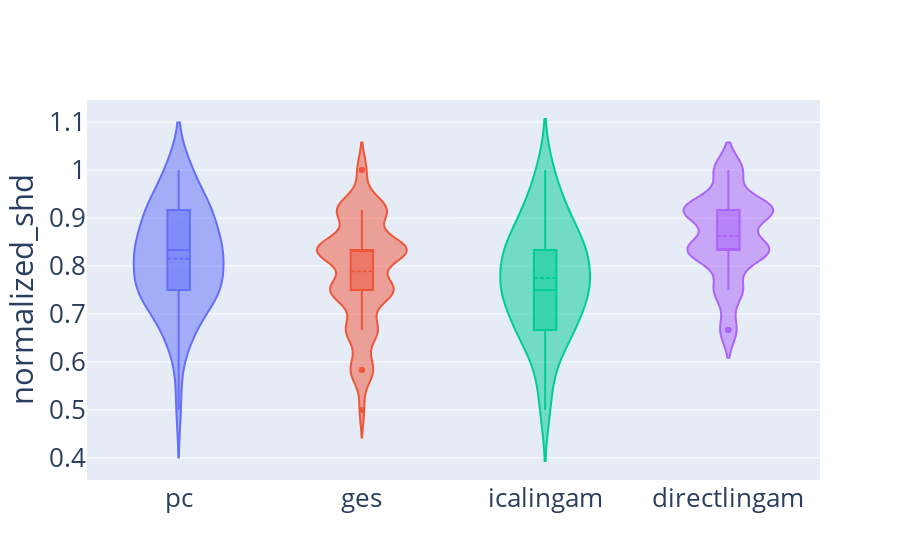

Write notebook code for a chart like this one.
### Code cell
algos = ['pc', 'ges', 'icalingam', 'directlingam']
for group in groups:
    grouped_stability_df = stability_df[(stability_df == group).any(axis=1)]
    fig = go.Figure()
    for algo in algos:
            fig.add_trace(go.Violin(x=grouped_stability_df['algo_name'][grouped_stability_df['algo_name'] == algo],
                                y=grouped_stability_df['normalized_shd'][grouped_stability_df['algo_name'] == algo],
                                name=algo,
                                box_visible=True,
                                meanline_visible=True))
    
    fig.update_layout(font_size=26)
#     fig.update_layout(title_text=group)
    fig.update_layout(showlegend=False) 
    fig.update_yaxes(title_text="normalized_shd")
    fig.show()

### Figure 1 — Plotly figure (JSON) as saved in the notebook; plotly's stock layout.template omitted (floating-point values rounded to 4 significant figures)
{"data": [{"box": {"visible": true}, "meanline": {"visible": true}, "name": "pc", "type": "violin", "x": ["pc", "pc", "pc", "pc", "pc", "pc", "pc", "pc", "pc", "pc", "pc", "pc", "pc", "pc", "pc", "pc", "pc", "pc", "pc", "pc", "pc", "pc", "pc", "pc", "pc", "pc", "pc", "pc", "pc", "pc", "pc", "pc", "pc", "pc", "pc", "pc", "pc", "pc", "pc", "pc", "pc", "pc", "pc", "pc", "pc", "pc", "pc", "pc", "pc", "pc", "pc", "pc", "pc", "pc", "pc", "pc", "pc", "pc", "pc", "pc"], "y": [0.9167, 0.9167, 0.8333, 0.9167, 0.9167, 0.6667, 1, 0.9167, 0.9167, 0.9167, 0.8333, 0.75, 0.8333, 0.9167, 0.8333, 0.8333, 0.75, 0.6667, 0.75, 0.75, 0.8333, 0.8333, 1, 0.9167, 1, 0.8333, 0.75, 1, 0.8333, 0.8333, 0.9167, 0.75, 0.9167, 0.8333, 1, 0.75, 0.75, 0.75, 0.75, 0.75, 0.75, 0.75, 0.6667, 0.8333, 0.6667, 0.8333, 0.8333, 0.5, 0.8333, 0.8333, 0.75, 0.5833, 0.75, 0.9167, 0.6667, 0.9167, 0.8333, 0.75, 0.75, 0.6667]}, {"box": {"visible": true}, "meanline": {"visible": true}, "name": "ges", "type": "violin", "x": ["ges", "ges", "ges", "ges", "ges", "ges", "ges", "ges", "ges", "ges", "ges", "ges", "ges", "ges", "ges", "ges", "ges", "ges", "ges", "ges", "ges", "ges", "ges", "ges", "ges", "ges", "ges", "ges", "ges", "ges", "ges", "ges", "ges", "ges", "ges", "ges", "ges", "ges", "ges", "ges", "ges", "ges", "ges", "ges", "ges", "ges", "ges", "ges", "ges", "ges", "ges", "ges", "ges", "ges", "ges", "ges", "ges", "ges", "ges", "ges"], "y": [0.6667, 0.9167, 0.75, 0.8333, 0.5833, 0.6667, 0.8333, 0.75, 0.9167, 0.9167, 0.75, 0.75, 0.6667, 0.8333, 0.5, 0.75, 0.75, 0.8333, 1, 0.9167, 0.75, 0.6667, 0.9167, 0.8333, 0.8333, 0.75, 0.8333, 0.9167, 0.8333, 0.9167, 0.9167, 0.75, 1, 0.8333, 0.75, 0.5833, 0.8333, 0.75, 0.8333, 0.8333, 0.8333, 0.8333, 0.8333, 0.6667, 0.8333, 0.75, 0.8333, 0.8333, 0.75, 0.8333, 0.6667, 0.6667, 0.8333, 0.5833, 0.9167, 0.9167, 0.5833, 0.9167, 0.5833, 0.75]}, {"box": {"visible": true}, "meanline": {"visible": true}, "name": "icalingam", "type": "violin", "x": ["icalingam", "icalingam", "icalingam", "icalingam", "icalingam", "icalingam", "icalingam", "icalingam", "icalingam", "icalingam", "icalingam", "icalingam", "icalingam", "icalingam", "icalingam", "icalingam", "icalingam", "icalingam", "icalingam", "icalingam", "icalingam", "icalingam", "icalingam", "icalingam", "icalingam", "icalingam", "icalingam", "icalingam", "icalingam", "icalingam", "icalingam", "icalingam", "icalingam", "icalingam", "icalingam", "icalingam", "icalingam", "icalingam", "icalingam", "icalingam", "icalingam", "icalingam", "icalingam", "icalingam", "icalingam", "icalingam", "icalingam", "icalingam", "icalingam", "icalingam", "icalingam", "icalingam", "icalingam", "icalingam", "icalingam", "icalingam", "icalingam", "icalingam", "icalingam", "icalingam"], "y": [0.5833, 0.75, 0.5, 0.8333, 0.6667, 0.8333, 0.9167, 0.8333, 0.8333, 0.9167, 0.5833, 0.8333, 0.75, 0.75, 0.5, 0.9167, 1, 0.75, 0.75, 1, 0.6667, 0.8333, 0.75, 0.75, 0.8333, 1, 0.6667, 0.8333, 0.6667, 0.8333, 0.8333, 0.5833, 0.75, 0.9167, 0.8333, 0.8333, 0.6667, 0.6667, 0.8333, 0.6667, 0.75, 0.8333, 0.75, 0.75, 0.9167, 0.6667, 0.75, 0.8333, 0.6667, 0.9167, 0.6667, 0.6667, 0.75, 0.75, 0.9167, 0.75, 0.9167, 0.8333, 0.75, 0.75]}, {"box": {"visible": true}, "meanline": {"visible": true}, "name": "directlingam", "type": "violin", "x": ["directlingam", "directlingam", "directlingam", "directlingam", "directlingam", "directlingam", "directlingam", "directlingam", "directlingam", "directlingam", "directlingam", "directlingam", "directlingam", "directlingam", "directlingam", "directlingam", "directlingam", "directlingam", "directlingam", "directlingam", "directlingam", "directlingam", "directlingam", "directlingam", "directlingam", "directlingam", "directlingam", "directlingam", "directlingam", "directlingam", "directlingam", "directlingam", "directlingam", "directlingam", "directlingam", "directlingam", "directlingam", "directlingam", "directlingam", "directlingam", "directlingam", "directlingam", "directlingam", "directlingam", "directlingam", "directlingam", "directlingam", "directlingam", "directlingam", "directlingam", "directlingam", "directlingam", "directlingam", "directlingam", "directlingam", "directlingam", "directlingam", "directlingam", "directlingam", "directlingam"], "y": [0.9167, 0.9167, 0.9167, 0.8333, 0.8333, 0.6667, 0.6667, 0.8333, 1, 0.8333, 0.8333, 0.9167, 0.8333, 0.8333, 0.8333, 0.9167, 0.8333, 1, 0.6667, 0.9167, 0.6667, 0.75, 0.75, 0.9167, 0.8333, 0.9167, 0.9167, 1, 0.75, 0.8333, 0.9167, 0.75, 1, 0.8333, 0.9167, 0.8333, 1, 0.75, 0.9167, 0.8333, 1, 1, 0.8333, 0.8333, 0.9167, 0.9167, 0.9167, 0.9167, 0.9167, 0.9167, 0.9167, 0.75, 0.8333, 0.8333, 0.9167, 0.9167, 0.75, 0.9167, 0.8333, 0.8333]}], "layout": {"font": {"size": 26}, "showlegend": false, "yaxis": {"title": {"text": "normalized_shd"}}}}
